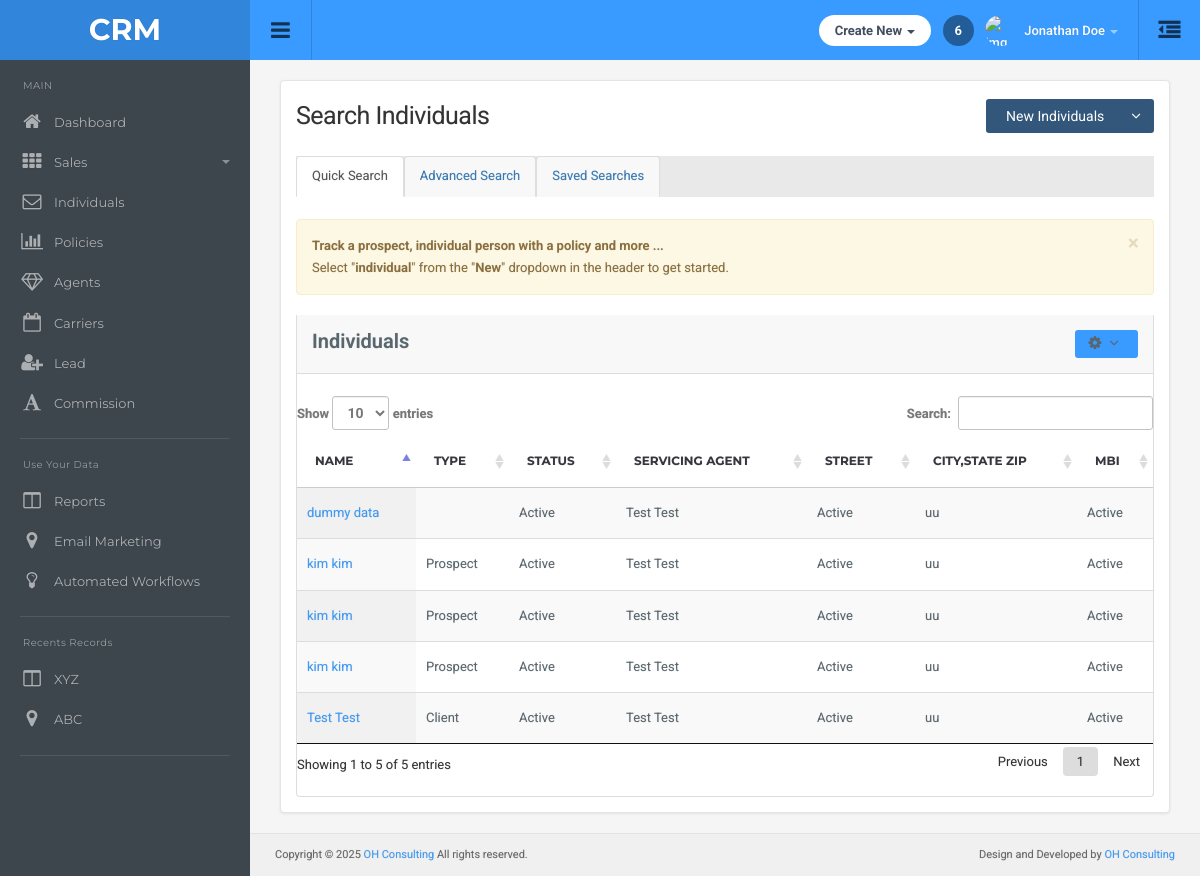
The app's page /Individuals/search-individuals/ with its own data.
### main/models.py (models this page shows)
class Individuals(models.Model):
    first_name = models.CharField(max_length=100)
    middle_name = models.CharField(max_length=100,null=True,blank=True)
    last_name = models.CharField(max_length=100)
    individual_type = models.CharField(max_length=100,null=True,blank=True)
    servicing_agent = models.ForeignKey(Agent,on_delete=models.CASCADE,null=True,blank=True)
    email = models.EmailField(null=True,blank=True)
    business_phone = models.CharField(max_length=10, blank=True, null=True)
    business_ext = models.CharField(max_length=10, blank=True, null=True)
    home_phone = models.CharField(max_length=10, blank=True, null=True)
    home_ext = models.CharField(max_length=10, blank=True, null=True)
    cell_phone = models.CharField(max_length=10, blank=True, null=True)
    cell_ext = models.CharField(max_length=10, blank=True, null=True)
    carrier = models.ForeignKey(Carrier,on_delete=models.SET_NULL,null=True,blank=True)

class Agent(models.Model):
    first_name = models.CharField(max_length=100)
    last_name = models.CharField(max_length=100,null=True,blank=True)
    business_phone = models.CharField(max_length=12,null=True,blank=True)
    ext = models.CharField(max_length=10,null=True,blank=True)
    email = models.EmailField(null=True,blank=True)
    agent_type = models.CharField(max_length=50,null=True,blank=True)
    status = models.CharField(max_length=50,null=True,blank=True)
    npn = models.CharField(max_length=100,null=True,blank=True)
    agency = models.ForeignKey(Agency,on_delete=models.CASCADE,related_name="agent_agency")
    agent_number = models.CharField(max_length=100,null=True,blank=True)

### main/views.py (the view)
# urls.py: path('Individuals/search-individuals/', views.search_individuals_list, name='search_individuals_list'),
def search_individuals_list(request):
    individual = Individuals.objects.all()
    carriers = Carrier.objects.all()
    context = {
        'individual':individual,
        'carriers':carriers
    }
    return render(request, 'Individuals/searchindividuals.html',context)

### templates/Individuals/searchindividuals.html (shortened to what this page needs)
{% extends "dashboard/base.html" %}
{% load static %}
{% block main-content %}
<div class="container-default">
  <div class="search-agents-container">
    <div class="page-header-row">
      <h1 class="page-title">Search Individuals</h1>
      <div class="btn-group">
        <button type="button" class="btn btn-primary" data-toggle="modal" data-target="#newIndividualModal">
          New Individuals
        </button>
        <button type="button" class="btn btn-primary dropdown-toggle" data-toggle="dropdown" aria-haspopup="true"
          aria-expanded="false">
          <i class="fa fa-angle-down"></i>
        </button>
      </div>
    </div>
    <ul class="nav nav-tabs">
      <li class="active"><a href="{% url 'search_individuals_list' %}">Quick Search</a></li>
      <li><a href="{% url 'advanced_individuals' %}">Advanced Search</a></li>
      <li><a href="{% url 'saved_individuals' %}">Saved Searches</a></li>
    </ul>
    <br>
    <div class="alert alert-warning alert-dismissible" role="alert">
      <button type="button" class="close" data-dismiss="alert" aria-label="Close">
        <span aria-hidden="true">&times;</span>
      </button>
      <strong>Track a prospect, individual person with a policy and more ...</strong><br>
      Select "<strong>individual</strong>" from the "<strong>New</strong>" dropdown in the header to get started.
    </div>
    <div class="agents-panel">
      <div class="panel-heading clearfix">
        <strong class="pull-left">Individuals</strong>
        <div class="dropdown pull-right">
          <button class="btn btn-sm btn-default dropdown-toggle" type="button" id="agentsDropdown"
            data-toggle="dropdown" aria-haspopup="true" aria-expanded="false">
            <i class="fa fa-cog"></i> <i class="fa fa-angle-down"></i>
          </button>
        </div>
      </div>
      <br>
      <div class="panel-body table-responsive">
        <table id="example8" class="table display">
          <thead>
            <tr>
              <th>Name</th>
              <th>Type</th>
              <th>Status</th>
              <th>Servicing Agent</th>
              <th>Street</th>
              <th>City,State Zip</th>
              <th>MBI</th>
            </tr>
          </thead>
          <tbody>
            {% for i in individual %}
            <tr>
              <td><a href="{% url 'individual_tab' i.id %}?fresh=true">{{i.first_name}} {{i.last_name}}</a></td>
              <td>{{i.individual_type}}</td>
              <td>Active</td>
              <td>{{i.servicing_agent.first_name}} {{i.servicing_agent.last_name}}</td>
              <td>Active</td>
              <td>uu</a></td>
              <td>Active</td>
            </tr>
           {% endfor %}
          </tbody>
        </table>
      </div>
    </div>
  </div>
 {% include "Individuals/addindividualmodal.html" %}
  {% endblock %}

### static/css/style.css (style rules this page uses)
body { background: #3d464d; color: #58666e; margin: 0; line-height: 1.7em; font-size: 13px; font-family: 'Roboto',sans-serif; outline: 0; text-Shadow: 0 0 1px rgba(0,0,0,0.2) }
a { color: #399bff; text-decoration: none }
b,strong { font-weight: 600 }
.container-default { padding: 0 }
h1,h2,h3,h4,h5,h6,.h1,.h2,.h3,.h4,.h5,.h6 { font-family: inherit; font-weight: 400; line-height: 1.6; color: #37363e }
h1,.h1,h2,.h2,h3,.h3 { margin-top: 20px; margin-bottom: 10px; letter-spacing: -0.02em }
h1,.h1 { font-size: 2.25em }
.btn { font-size: 14px; padding: 7px 20px 7px 20px; border: none; background: #e4e4e4; color: inherit; border-radius: 3px }
.btn-sm { font-size: 12px; padding: 5px 14px }
.btn .fa { font-size: 15px; margin-right: 5px }
.btn-default { background-color: #399bff; color: #fff }
.btn-primary { background-color: #33577b; color: #fff }
.nav-tabs { border-bottom: none; background: #E9E9E9; padding: 0 }
.nav-tabs>li { float: left; margin-bottom: -1px; margin-right: -2px }
.nav-tabs>li>a { margin-right: 2px; line-height: 1.42857143; color: inherit; border: none; border-radius: 0 }
.nav-tabs>li.active>a,.nav-tabs>li.active>a:hover,.nav-tabs>li.active>a:focus { color: #555; cursor: default; background-color: #fff; border: none; border-bottom-color: transparent }
.panel-body,.panel-heading { padding: 0; color: inherit; background-color: transparent; border-color: none }
.panel-heading { background: transparent; border-bottom: transparent }
.panel-heading { font-size: 20px; padding-bottom: 15px; font-weight: 300 }
.table { margin: 0 }
thead { font-weight: 600; font-family: 'Montserrat',sans-serif; text-transform: uppercase; font-size: 12px; color: #37363e }
table td { display: table-cell; vertical-align: middle }
.table>thead>tr>th,.table>tbody>tr>th,.table>tfoot>tr>th,.table>thead>tr>td,.table>tbody>tr>td,.table>tfoot>tr>td { padding: 15px; line-height: 1.7 }

### templates/Individuals/searchindividuals.html (style rules this page uses)
.search-agents-container { background-color: #fff; padding: 15px; border-radius: 4px; box-shadow: 0 1px 3px rgba(0, 0, 0, 0.08); border: 1px solid #e1e4e8; margin-bottom: 20px; min-height: calc(100vh - 250px); }
.page-header-row { display: flex; justify-content: space-between; align-items: center; margin-bottom: 20px; flex-wrap: wrap; }
.page-title { margin: 0; font-size: 2.5rem; color: #333; }
.nav-tabs { border-bottom: none; padding-left: 0; margin-bottom: 0; list-style: none; }
.nav-tabs>li { float: left; margin-bottom: 0; }
.nav-tabs>li>a { margin-right: 2px; line-height: 1.42857143; border: 1px solid transparent; border-radius: 4px 4px 0 0; padding: 10px 15px; color: #337ab7; text-decoration: none; background-color: #f8f8f8; border-color: #ddd #ddd transparent; }
.nav-tabs>li.active>a, .nav-tabs>li.active>a:hover, .nav-tabs>li.active>a:focus { color: #555; cursor: default; background-color: #fff; border: 1px solid #ddd; border-bottom-color: transparent; margin-bottom: -1px; }
.agents-panel { border: 1px solid #ddd; border-radius: 0 0 4px 4px; background: #fff; border-top: none; }
.panel-heading { padding: 15px; background-color: #f8f8f8; border-bottom: 1px solid #ddd; }
.panel-body.table-responsive { margin-bottom: 20px; }

### records on screen
Individuals: first_name "Test", last_name "Test", individual_type "Client", servicing_agent.first_name "Test", servicing_agent.last_name "Test"
Individuals: first_name "dummy", last_name "data", servicing_agent.first_name "Test", servicing_agent.last_name "Test"
Individuals: first_name "kim", last_name "kim", individual_type "Prospect", servicing_agent.first_name "Test", servicing_agent.last_name "Test"
Individuals: first_name "kim", last_name "kim", individual_type "Prospect", servicing_agent.first_name "Test", servicing_agent.last_name "Test"
Individuals: first_name "kim", last_name "kim", individual_type "Prospect", servicing_agent.first_name "Test", servicing_agent.last_name "Test"
